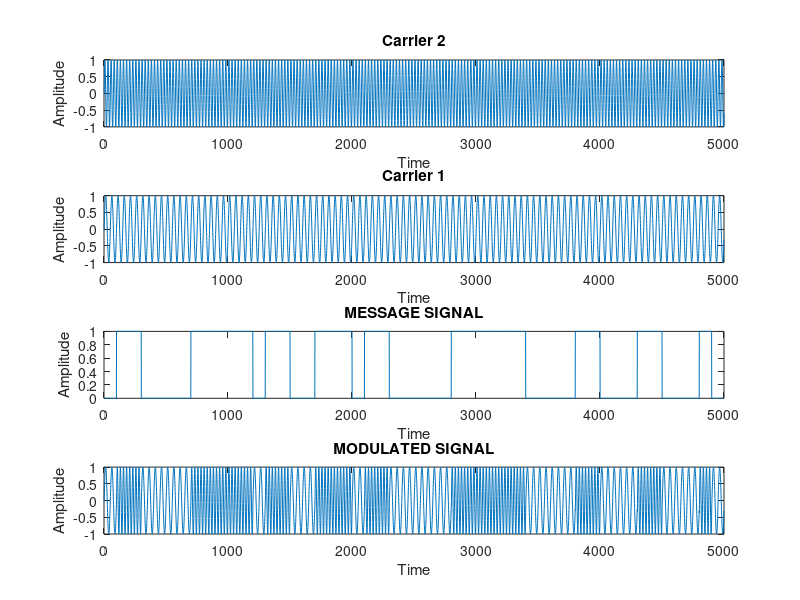

Write MATLAB code to recreate this figure. (Note: this script raises an error after producing the figure.)
%message signal
n=50;
ms=[];
m=randi([0,1],1,n);
for b=1:n
if m(b)==1
ms=[ms ones(1,100)];
else
ms=[ms zeros(1,100)];
end
end
subplot(4,1,3)
plot(ms)
xlabel('Time')
ylabel('Amplitude')
title('MESSAGE SIGNAL')

%Carrier Generation
f1=100;
f2=200;
t=linspace(0,1,5000);
c1=sin(2*3.14*f1*t);
c2=sin(2*3.14*f2*t);
subplot(4,1,2)
plot(c1)
xlabel('Time')
ylabel('Amplitude')
title('Carrier 1')
subplot(4,1,1)
plot(c2)
xlabel('Time')
ylabel('Amplitude')
title('Carrier 2')

%FSK Modulation

for i=1:length(ms)
    if ms(i)==1
        mod(i)=c2(i);
    else
        mod(i)=c1(i);
    end
end
subplot(4,1,4)
plot(mod)
xlabel('Time')
ylabel('Amplitude')
title('MODULATED SIGNAL')

%demodulation
cosighigh=mod.*c2;
cosiglow=mod.*c1;
y1=conv(cosighigh,h1);
y2=conv(cosiglow,h2);

figure
subplot(4,1,1)
plot(y1)
xlabel('Time')
ylabel('Amplitude')
title('LPF1 SIGNAL')
subplot(4,1,2)
plot(y2)
xlabel('Time')
ylabel('Amplitude')
title('LPF2 SIGNAL')

for i=1:length(y1)
    if(y1(i)>0.4)
        y(i)=1;
    else
        y(i)=0;
    end
end
subplot(4,1,3)
plot(y)
xlabel('Time')
ylabel('Amplitude')
title('OUTPUT SIGNAL')
